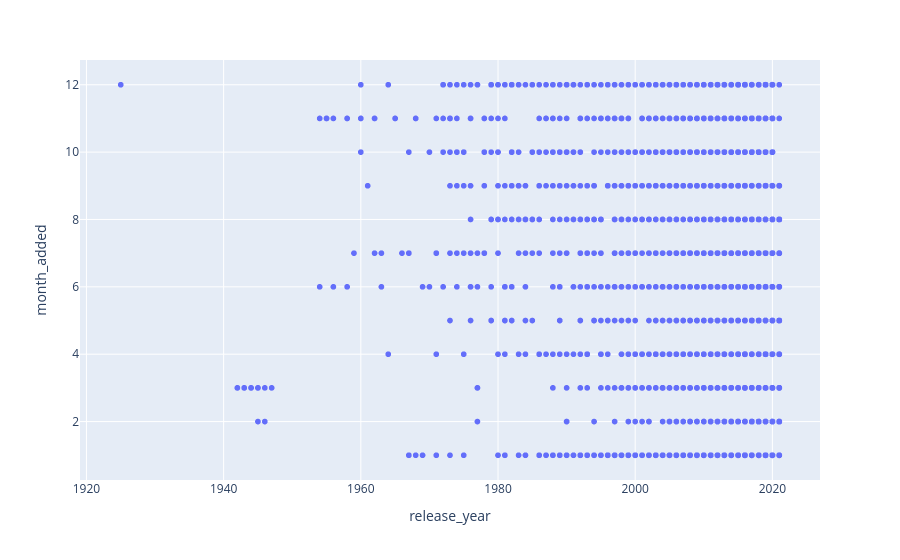

This figure's notebook cell:
### Markdown cell above
5.7) Plotly

### Code cell
import plotly.express as px

fig = px.hist(
    df,
    x="release_year",
    y="month_added",
    hover_data=["title", "country"]
)

fig.show()

### Figure 1 — Plotly figure (JSON) as saved in the notebook; plotly's stock layout.template omitted (floating-point values rounded to 4 significant figures; data arrays with more than 128 entries replaced by an {"elided": "..."} marker saying what was removed)
{"data": [{"customdata": {"elided": "8790x2 str values"}, "hovertemplate": "release_year=%{x}<br>month_added=%{y}<br>title=%{customdata[0]}<br>country=%{customdata[1]}<extra></extra>", "legendgroup": "", "marker": {"color": "#636efa", "symbol": "circle"}, "mode": "markers", "name": "", "showlegend": false, "type": "scattergl", "x": {"elided": "8790 int values"}, "xaxis": "x", "y": {"elided": "8790 int values"}, "yaxis": "y"}], "layout": {"legend": {"tracegroupgap": 0}, "margin": {"t": 60}, "xaxis": {"anchor": "y", "domain": [0, 1], "title": {"text": "release_year"}}, "yaxis": {"anchor": "x", "domain": [0, 1], "title": {"text": "month_added"}}}}
